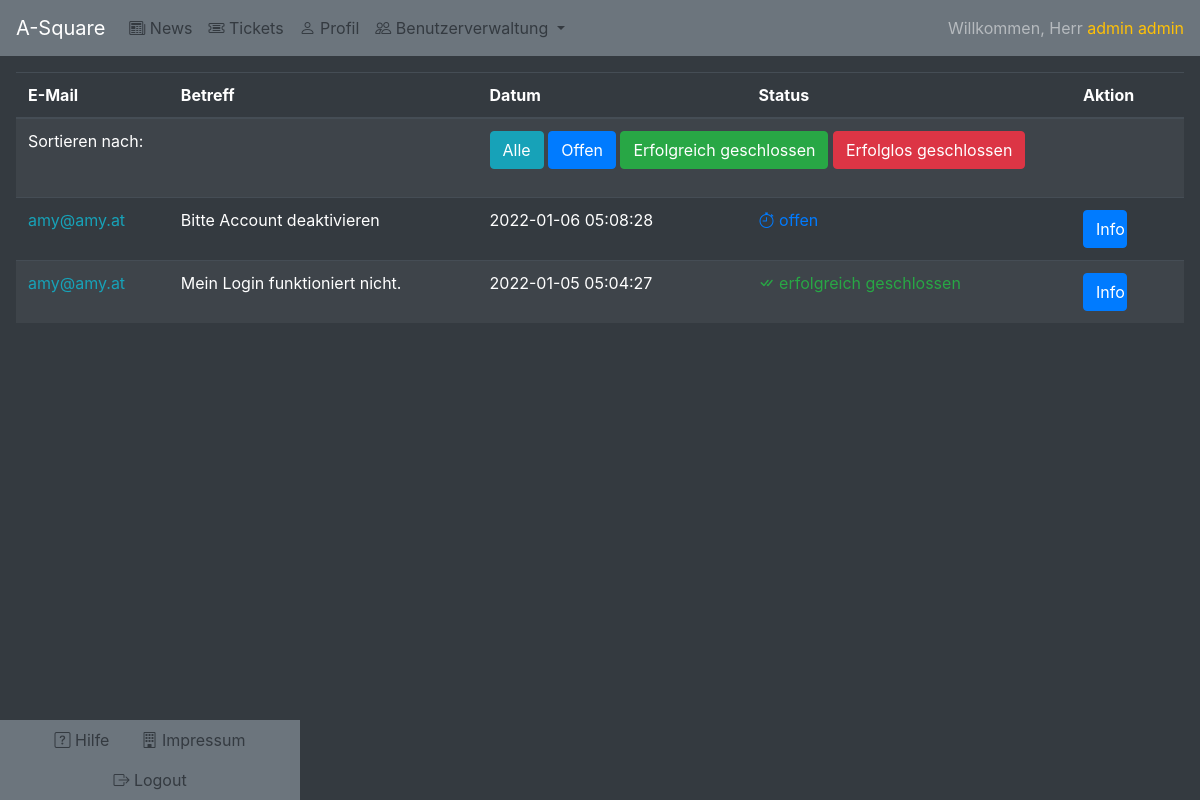
Screenshot of /serviceTickets.php (signed in) with the database file from the repository.
### tables this page shows
CREATE TABLE `tickets` (
  `ticketID` int(11) NOT NULL,
  `pic` varchar(255) NOT NULL,
  `title` varchar(100) NOT NULL,
  `txt` text NOT NULL,
  `status` enum('offen','erfolgreich geschlossen','erfolglos geschlossen') NOT NULL DEFAULT 'offen',
  `time` timestamp NOT NULL DEFAULT current_timestamp() ON UPDATE current_timestamp(),
  `userID` int(11) NOT NULL
);

CREATE TABLE `user` (
  `ID` int(11) NOT NULL,
  `username` varchar(128) NOT NULL,
  `pwd` varchar(255) NOT NULL,
  `anrede` varchar(128) NOT NULL,
  `vorname` varchar(128) NOT NULL,
  `nachname` varchar(128) NOT NULL,
  `email` varchar(128) NOT NULL,
  `position` enum('admin','service','guest') NOT NULL,
  `status` enum('active','inactive') NOT NULL DEFAULT 'active'
);

### serviceTickets.php (the view, shortened to what this page needs)
<?php
  include "includes/nav.php";
  include "includes/functions.php";
?>
<body class="bg-dark">
<div class="row justify-content-center m-3">
  <table class='table table-striped table-dark table-hover'>
  <thead>
    <tr>
      <th scope="col">E-Mail</th>
      <th scope="col">Betreff</th>
      <th scope="col">Datum</th>
      <th scope="col">Status</th>
      <th scope="col">Aktion</th>
    </tr>
  </thead>
  <tbody class="justify-content-center">
    <tr>
        <td colspan="2">Sortieren nach:</td>
        <td colspan="4">
          <form action='serviceTickets.php' method="POST">
            <input class="btn btn-info" value='Alle' type='submit' name='time'>
            <input class="btn btn-primary" value='Offen' type='submit' name='offen'>
            <input class="btn btn-success" value='Erfolgreich geschlossen' type='submit' name='suclose'>
            <input class="btn btn-danger" value='Erfolglos geschlossen' type='submit' name='faclose'>
          </form>
        </td>
    </tr>
  <?php
  if(isset($_POST['offen']) || isset($_POST['suclose']) || isset($_POST['faclose'])){
    $sql = "SELECT * FROM tickets WHERE status = ? ORDER BY time DESC;";
    $stmt = mysqli_stmt_init($connect);
    if(!mysqli_stmt_prepare($stmt, $sql)){
      header("location: tickets.php?error=statementfailed");
      exit();
    }
    if(isset($_POST['offen'])){
      $status = 'offen';
    }else if(isset($_POST['suclose'])){
      $status = 'erfolgreich geschlossen';
    }else{
      $status = 'erfolglos geschlossen';
    }
    mysqli_stmt_bind_param($stmt, "s", $status);
    mysqli_stmt_execute($stmt);
    $result = mysqli_stmt_get_result($stmt);
  }else{
    $sql = "SELECT * FROM tickets ORDER BY time DESC;";
    $stmt = mysqli_stmt_init($connect);
    if(!mysqli_stmt_prepare($stmt, $sql)){
      header("location: tickets.php?error=statementfailed");
      exit();
    }
    mysqli_stmt_execute($stmt);
    $result = mysqli_stmt_get_result($stmt);
  }
  while($row = mysqli_fetch_assoc($result)){
    $sqluser = "SELECT * FROM user WHERE ID = ?;";
    $stmtuser = mysqli_stmt_init($connect);
    if(!mysqli_stmt_prepare($stmtuser, $sqluser)){
      header("location: ../index.php?error=statementfaileduser");
      exit();
    }
    mysqli_stmt_bind_param($stmtuser, "s", $row["userID"]);
    mysqli_stmt_execute($stmtuser);
    $resultuser = mysqli_stmt_get_result($stmtuser);
    $rowuser = mysqli_fetch_assoc($resultuser);
    echo "<tr>
    <form action='ticketInfo.php' method='POST'>
        <input type='hidden' name='ticketID' value='".$row['ticketID']."'>
        <td class='text-info'>".$rowuser['email']."</td>
        <td>".$row['title']."</td>
        <td>".$row['time']."</td>
        ";
        if($row['status'] == 'offen'){
          echo "<td class=' bi-stopwatch text-primary'> ".$row['status']."</td>";
      }else if($row['status'] == 'erfolgreich geschlossen'){
          echo "<td class=' bi-check-all text-success'> ".$row['status']."</td>";
      }else if($row['status'] == 'erfolglos geschlossen'){
          echo "<td class=' bi-emoji-frown text-danger'> ".$row['status']."</td>";
      }echo "
        <td><input type='submit' name='getinfo' value='Info' class='btn btn-primary w-50'></form>";
        echo "
  </tr>
      ";
    }
  ?>
</table>
</body>

### rows the page displays
tickets: userID.email "amy@amy.at", title "Bitte Account deaktivieren", time "2022-01-06 05:08:28", status "offen"
tickets: userID.email "amy@amy.at", title "Mein Login funktioniert nicht.", time "2022-01-05 05:04:27", status "erfolgreich geschlossen"

### other values shown
$_SESSION["anrede"] "Herr"
$_SESSION["vorname"] "admin"
$_SESSION["nachname"] "admin"
